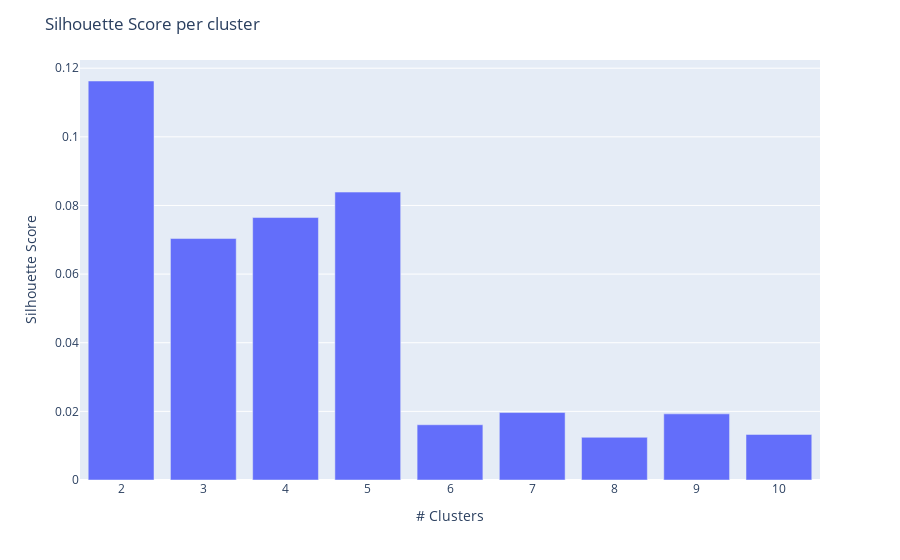

This figure's notebook cell:
### Code cell
cluster_scores=pd.DataFrame(sil, index=range(2,11))

fig = px.bar(data_frame=cluster_scores,  
             x=cluster_scores.index, 
             y=cluster_scores.iloc[:, -1]
            )

fig.update_layout(
    yaxis_title="Silhouette Score",
    xaxis_title="# Clusters",
    title="Silhouette Score per cluster"
)

fig.show()

### Figure 1 — Plotly figure (JSON) as saved in the notebook; plotly's stock layout.template omitted (floating-point values rounded to 4 significant figures)
{"data": [{"alignmentgroup": "True", "hovertemplate": "index=%{x}<br>y=%{y}<extra></extra>", "legendgroup": "", "marker": {"color": "#636efa", "pattern": {"shape": ""}}, "name": "", "offsetgroup": "", "orientation": "v", "showlegend": false, "textposition": "auto", "type": "bar", "x": [2, 3, 4, 5, 6, 7, 8, 9, 10], "xaxis": "x", "y": [0.1163, 0.07036, 0.07648, 0.0839, 0.0161, 0.01965, 0.01244, 0.01927, 0.01328], "yaxis": "y"}], "layout": {"barmode": "relative", "legend": {"tracegroupgap": 0}, "margin": {"t": 60}, "title": {"text": "Silhouette Score per cluster"}, "xaxis": {"anchor": "y", "domain": [0, 1], "title": {"text": "# Clusters"}}, "yaxis": {"anchor": "x", "domain": [0, 1], "title": {"text": "Silhouette Score"}}}}
